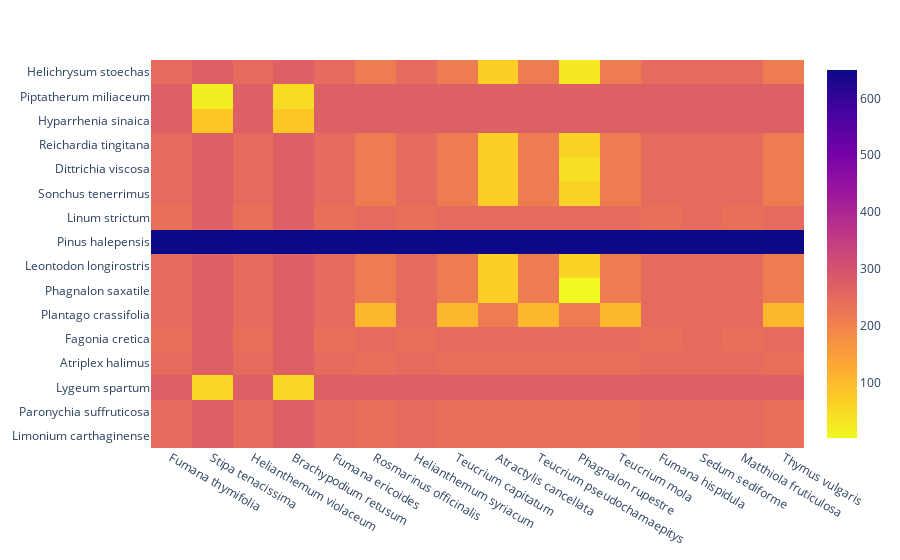

The code cell stored with this chart in its notebook:
### Code cell
phylo = phylo.pipe(use_proxy_species, {'Teucrium mola' : 'Teucrium carolipaui'})
if config['testing_data'] == 'union_patches':
    phylo = phylo.pipe(use_proxy_species, {'Hyparrhenia sinaica': 'Hyparrhenia hirta',
                                           'Plantago crassifolia': 'Plantago albicans',
                                           'Leontodon longirostris' : 'Leontodon saxatilis subsp. rothii'})
elif config['testing_data'] == 'mexico_all':
    phylo = phylo.pipe(use_proxy_species, {'Bouteloa gracilis' : 'Bouteloua gracilis',
                                          'Aeschinomene compacta' : 'Aeschynomene compacta',
                                          'Echinopterix eglandulosa' : 'Echinopterys eglandulosa',
                                           'Ruelia' : 'Ruellia lutea',
                                           'Ipomea sp' : 'Ipomoea sp',
                                           'Lantana achirantifolia' : 'Lantana achyranthifolia',
                                           'Hechtia' : 'Hechtia podantha',
                                           'Hibiscus' : 'Hibiscus elegans'
                                          })
        
subset_phylo(phylo, species_origin, species_target).plot(**heatmap, color_continuous_scale = 'plasma_r')

### Figure 1 — Plotly figure (JSON) as saved in the notebook; plotly's stock layout.template omitted (floating-point values rounded to 4 significant figures; data arrays with more than 128 entries replaced by an {"elided": "..."} marker saying what was removed)
{"data": [{"coloraxis": "coloraxis", "hovertemplate": "x: %{x}<br>y: %{y}<br>color: %{z}<extra></extra>", "name": "0", "type": "heatmap", "x": ["Fumana thymifolia", "Stipa tenacissima", "Helianthemum violaceum", "Brachypodium retusum", "Fumana ericoides", "Rosmarinus officinalis", "Helianthemum syriacum", "Teucrium capitatum", "Atractylis cancellata", "Teucrium pseudochamaepitys", "Phagnalon rupestre", "Teucrium mola", "Fumana hispidula", "Sedum sediforme", "Matthiola fruticulosa", "Thymus vulgaris"], "xaxis": "x", "y": ["Helichrysum stoechas", "Piptatherum miliaceum", "Hyparrhenia sinaica", "Reichardia tingitana", "Dittrichia viscosa", "Sonchus tenerrimus", "Linum strictum", "Pinus halepensis", "Leontodon longirostris", "Phagnalon saxatile", "Plantago crassifolia", "Fagonia cretica", "Atriplex halimus", "Lygeum spartum", "Paronychia suffruticosa", "Limonium carthaginense"], "yaxis": "y", "z": {"elided": "16x16 float values"}}], "layout": {"autosize": true, "coloraxis": {"colorscale": [[0, "#f0f921"], [0.1111, "#fdca26"], [0.2222, "#fb9f3a"], [0.3333, "#ed7953"], [0.4444, "#d8576b"], [0.5556, "#bd3786"], [0.6667, "#9c179e"], [0.7778, "#7201a8"], [0.8889, "#46039f"], [1, "#0d0887"]]}, "margin": {"t": 60}, "xaxis": {"anchor": "y", "autorange": true, "domain": [0, 1], "range": [-0.5, 15.5], "type": "category"}, "yaxis": {"anchor": "x", "autorange": true, "domain": [0, 1], "range": [15.5, -0.5], "type": "category"}}}
